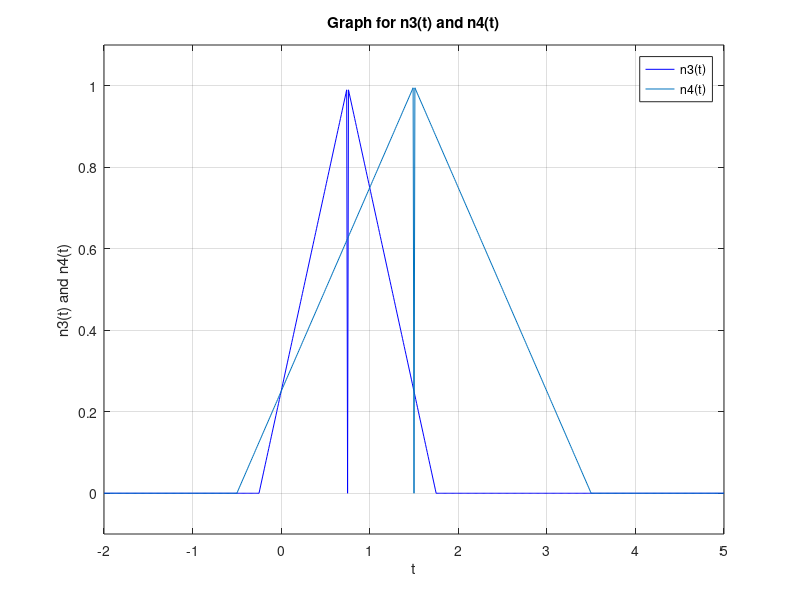

Source code (MATLAB):
t = (-2:0.01:5); %ranges from (-2,3) and the step size is 0.01 for the the time interval
p = @(t) 1.0.*((t>=0)&(t<1)); %Equation of the funtion
r = @(t) t .* p(t);
n = @(t)r(t) + r(-t+2);
n3 = @(t)n(t+1/4);
n4 = @(t)n3(t*1/2);

plot(t,n3(t),'b'); %plots the function
hold on; % need this for multiple graphs
plot(t,n4(t)); %plots the function
xlabel('t'); %labels the x-axis
ylabel('n3(t) and n4(t)'); %label for the y-axis
title ('Graph for n3(t) and n4(t)')
grid; %shows as a grid
axis([-2 5 -.1 1.1]); %The x-axis intervals
legend ('n3(t)', 'n4(t)'); %indicates the blue and orange graph